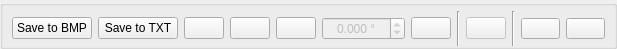
<?xml version="1.0" encoding="UTF-8"?>
<ui version="4.0">
 <class>Viewer_Button_Panel</class>
 <widget class="QWidget" name="Viewer_Button_Panel">
  <property name="geometry">
   <rect>
    <x>0</x>
    <y>0</y>
    <width>545</width>
    <height>49</height>
   </rect>
  </property>
  <property name="windowTitle">
   <string>Form</string>
  </property>
  <layout class="QVBoxLayout" name="verticalLayout">
   <property name="leftMargin">
    <number>0</number>
   </property>
   <property name="topMargin">
    <number>0</number>
   </property>
   <property name="rightMargin">
    <number>0</number>
   </property>
   <property name="bottomMargin">
    <number>0</number>
   </property>
   <item>
    <widget class="QGroupBox" name="button_panel">
     <property name="enabled">
      <bool>true</bool>
     </property>
     <property name="title">
      <string/>
     </property>
     <property name="alignment">
      <set>Qt::AlignCenter</set>
     </property>
     <property name="flat">
      <bool>true</bool>
     </property>
     <property name="checkable">
      <bool>false</bool>
     </property>
     <layout class="QHBoxLayout" name="horizontalLayout">
      <property name="topMargin">
       <number>5</number>
      </property>
      <property name="bottomMargin">
       <number>0</number>
      </property>
      <item>
       <widget class="QPushButton" name="save_bmp">
        <property name="enabled">
         <bool>true</bool>
        </property>
        <property name="toolTip">
         <string>save picture to BMP file</string>
        </property>
        <property name="text">
         <string>Save to BMP</string>
        </property>
       </widget>
      </item>
      <item>
       <widget class="QPushButton" name="save_txt">
        <property name="enabled">
         <bool>true</bool>
        </property>
        <property name="toolTip">
         <string>save picture to TXT file</string>
        </property>
        <property name="text">
         <string>Save to TXT</string>
        </property>
       </widget>
      </item>
      <item>
       <spacer name="horizontalSpacer">
        <property name="orientation">
         <enum>Qt::Horizontal</enum>
        </property>
        <property name="sizeHint" stdset="0">
         <size>
          <width>40</width>
          <height>20</height>
         </size>
        </property>
       </spacer>
      </item>
      <item>
       <widget class="QPushButton" name="horizontal_mirror">
        <property name="enabled">
         <bool>true</bool>
        </property>
        <property name="toolTip">
         <string>horizontal_mirror</string>
        </property>
        <property name="text">
         <string/>
        </property>
        <property name="icon">
         <iconset resource="../img.qrc">
          <normaloff>:/horizontal</normaloff>:/horizontal</iconset>
        </property>
       </widget>
      </item>
      <item>
       <widget class="QPushButton" name="vertical_mirror">
        <property name="enabled">
         <bool>true</bool>
        </property>
        <property name="toolTip">
         <string>vertical_mirror</string>
        </property>
        <property name="text">
         <string/>
        </property>
        <property name="icon">
         <iconset resource="../img.qrc">
          <normaloff>:/vertical</normaloff>:/vertical</iconset>
        </property>
       </widget>
      </item>
      <item>
       <widget class="QPushButton" name="rotate_plus">
        <property name="enabled">
         <bool>true</bool>
        </property>
        <property name="toolTip">
         <string>+90º</string>
        </property>
        <property name="text">
         <string/>
        </property>
        <property name="icon">
         <iconset resource="../img.qrc">
          <normaloff>:/rotate_plus</normaloff>:/rotate_plus</iconset>
        </property>
       </widget>
      </item>
      <item>
       <widget class="QDoubleSpinBox" name="angle">
        <property name="enabled">
         <bool>false</bool>
        </property>
        <property name="wrapping">
         <bool>false</bool>
        </property>
        <property name="frame">
         <bool>true</bool>
        </property>
        <property name="alignment">
         <set>Qt::AlignCenter</set>
        </property>
        <property name="specialValueText">
         <string/>
        </property>
        <property name="suffix">
         <string> °</string>
        </property>
        <property name="decimals">
         <number>3</number>
        </property>
        <property name="minimum">
         <double>-360.000000000000000</double>
        </property>
        <property name="maximum">
         <double>360.000000000000000</double>
        </property>
        <property name="singleStep">
         <double>0.100000000000000</double>
        </property>
       </widget>
      </item>
      <item>
       <widget class="QPushButton" name="rotate_minus">
        <property name="enabled">
         <bool>true</bool>
        </property>
        <property name="toolTip">
         <string>-90º</string>
        </property>
        <property name="text">
         <string/>
        </property>
        <property name="icon">
         <iconset resource="../img.qrc">
          <normaloff>:/rotate_minus</normaloff>:/rotate_minus</iconset>
        </property>
       </widget>
      </item>
      <item>
       <widget class="Line" name="line_4">
        <property name="orientation">
         <enum>Qt::Vertical</enum>
        </property>
       </widget>
      </item>
      <item>
       <widget class="QPushButton" name="reset_transform">
        <property name="enabled">
         <bool>false</bool>
        </property>
        <property name="toolTip">
         <string>reset transformation</string>
        </property>
        <property name="text">
         <string/>
        </property>
        <property name="icon">
         <iconset resource="../img.qrc">
          <normaloff>:/reset</normaloff>:/reset</iconset>
        </property>
       </widget>
      </item>
      <item>
       <widget class="Line" name="line_2">
        <property name="orientation">
         <enum>Qt::Vertical</enum>
        </property>
       </widget>
      </item>
      <item>
       <widget class="QPushButton" name="scaled_plus">
        <property name="enabled">
         <bool>true</bool>
        </property>
        <property name="font">
         <font>
          <pointsize>8</pointsize>
          <weight>50</weight>
          <bold>false</bold>
         </font>
        </property>
        <property name="toolTip">
         <string>scale +1.1</string>
        </property>
        <property name="text">
         <string/>
        </property>
        <property name="icon">
         <iconset resource="../img.qrc">
          <normaloff>:/plus</normaloff>:/plus</iconset>
        </property>
       </widget>
      </item>
      <item>
       <widget class="QPushButton" name="scaled_minus">
        <property name="enabled">
         <bool>true</bool>
        </property>
        <property name="font">
         <font>
          <pointsize>8</pointsize>
         </font>
        </property>
        <property name="toolTip">
         <string>scale -1.1</string>
        </property>
        <property name="text">
         <string/>
        </property>
        <property name="icon">
         <iconset resource="../img.qrc">
          <normaloff>:/minus</normaloff>:/minus</iconset>
        </property>
       </widget>
      </item>
      <item>
       <spacer name="horizontalSpacer_2">
        <property name="orientation">
         <enum>Qt::Horizontal</enum>
        </property>
        <property name="sizeHint" stdset="0">
         <size>
          <width>40</width>
          <height>20</height>
         </size>
        </property>
       </spacer>
      </item>
     </layout>
    </widget>
   </item>
  </layout>
 </widget>
 <resources>
  <include location="../img.qrc"/>
 </resources>
 <connections/>
</ui>
